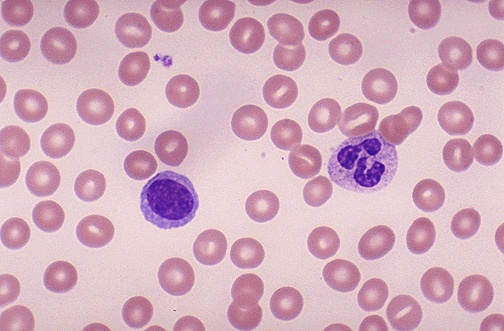
#> input picture images/cells.jpg, 504 x 331 px
$ jupyter execute --allow-errors lab5.ipynb   (shell and % lines are left out)
#> lines starting #> are read from the running program, lines starting #| are printed output that depends on the picture
# Lab 5 - Image Segmentation using Watershed

Ove laboratorijske vježbe se rješavaju u Google Colabu i spremaju na GitHub repozitorij koji je povezan na GitHub Classroom.

## Kako riješiti zadatke?

1. Prihvatite zadatak putem Google Classroom linka koji ćete dobiti. Google Classroom će kreirati repozitorij na vašem računu.
2. Uđite u novokreiran repozitorij na vašem računu i kliknite na **.ipynb** datoteku, zatim kliknite **Open in Colab**.
3. Zadatke rješavate u Google Colabu.

## Kako spremiti (predati) zadatke?

1. Unutar **Google Colaba** kliknite na **Open settings** kotačić u gornjem desnom kutu.
2. Kliknite na **GitHub** tab i odaberite kvačicu za **Access private repositories and organizations**.
3. Otvorit će se novi prozor da dodate pristup GitHubu. Kod **ferit-osirv** kliknite **Grant**.
4. Spremite i izađite iz postavki.

5. Kliknite na **File > Save a copy in GitHub**.
6. Odaberite kreiran repozitorij labosa **koji uključuje vaše ime**.

> *Napomena:* Korake 1-4 morate napraviti samo prvi put.

## Kopiranje datoteka iz GitHub repozitorija

Za izradu vježbi bit će vam potrebne slike i druge datoteke koje će se nalaziti u GitHub repozitoriju vježbe. Ovakva komanda će biti dostupna u notebooku svake vježbe. Ona će kopirati datoteke s GitHuba u Google Colab okruženje.

**Ovu komandu je potrebno pokrenuti prije nego što krenete raditi svaku vježbu.**

**Google Colab će povremeno obrisati sve datoteke.** Tako da će možda biti potrebno ponovno pokrenuti ovu komandu između dvije sesije. Ako dobivate greške da datoteke ne postoje, probajte ponovno pokrenuti gornju komandu.

## Introduction

Very simple segmentation methods like thresholding sometimes give good results, but as soon as we have more complex images, we need more complex algorithms. One problem that thresholding can't solve is to segment overlapping objects. In the cell image below, you'll notice a lot of the cells overlap and look like they are joined. To correctly segment them, we need an algorithm that is capable of separating overlapping objects. The watershed is a classical algorithm used for segmentation, that is, for separating different objects in an image.

In this lab, you'll implement a full watershed segmentation pipeline for segmenting blood cells from a microscope blood smear image (left).
Once you're done, you'll obtain an image similar to the one in the right.

[](https://www.linkpicture.com/view.php?img=LPic61b78a27ee5251872959539)

### Watershed segmentation

The term watershed refers to a ridge that divides areas drained by different river systems. A catchment basin is the geographical area draining into a river or reservoir.

Any grayscale image can be viewed as a topographic surface where high intensity denotes peaks and hills while low intensity denotes valleys. You start filling every isolated valleys (local minima) with different colored water (labels). As the water rises, depending on the peaks (gradients) nearby, water from different valleys, obviously with different colors will start to merge. To avoid that, you build barriers in the locations where water merges. You continue the work of filling water and building barriers until all the peaks are under water. Then the barriers you created gives you the segmentation result. This is the "philosophy" behind the watershed.

Lets observe this in the following example. Any greytone image can be considered as a topographic surface:

If we flood this surface from its minima and, if we prevent the merging of the waters coming from different sources, we partition the image into two different sets: the catchment basins and the watershed lines.

If we apply this transformation to the image gradient, the catchment basins should theoretically correspond to the homogeneous grey level regions of this image. However, in practice, this transform produces an important over-segmentation due to noise or local irregularities in the gradient image.

### Image preprocessing for watershed

#### Distance transform as preprocessing for watershed

To use watershed, you first need an image that you can treat as a smooth 3D topology map to pour water in. You can't use the original microscope image, instead, you need to convert it into a grayscale image where cells have light values and the background is black. To do this you'll use **distance transform**. Distance transform of a binary image (with pixel values 1 or 0) will give you an image where each pixel's value is the distance to its closest edge.

This way you transform a binary image into a smooth image where the distance to the edge is the "height" of the mountain.

#### Contrast Limited Adaptive Histogram Equalization (CLAHE)

Contrast Limited Adaptive Histogram Equalization or CLAHE is a technique for histogram equalization, improving the contrast of the image. Bright images have only light pixel values, while dark images have only dark pixel values. Histogram equalization stretches the histogram of an image so that its values span a broader range, making both dark and bright images have the same mean pixel value.

You'll use CLAHE as a preprocessing step for your algorithm. More info: https://docs.opencv.org/master/d5/daf/tutorial_py_histogram_equalization.html

#### Morphological operators for removing noise in images

Morphological operators take a binary image and a structuring element as input and combine them using a set operator (intersection, union, inclusion, complement). They process objects in the input image based on characteristics of its shape, which are encoded in the structuring element.

Usually, the structuring element is sized 3×3 and has its origin at the center pixel. It is shifted over the image and at each pixel of the image its elements are compared with the set of the underlying pixels. For the basic morphological operators the structuring element contains only foreground pixels (i.e. ones) and 'don't care's'. These operators, which are all a combination of erosion and dilation, are often used to select or suppress features of a certain shape, e.g. removing noise from images or selecting objects with a particular direction.
The more sophisticated operators take zeros as well as ones and 'don't care's' in the structuring element. The most general operator is the hit and miss, in fact, all the other morphological operators can be deduced from it. Its variations are often used to simplify the representation of objects in a binary image while preserving their structure, e.g. producing a skeleton of an object using skeletonization and tidying up the result using thinning.

The common morphological operations are:

*  Dilation - grow image regions
*  Erosion - shrinks image regions
*  Opening - structured removal of image region boundary pixels
*  Hit and miss transform - image pattern matching and marking
*  Thining - structured erosion using image pattern matching
*  Thickening - structured dilation using image pattern mathcinh
*  Skeletonization - finding skeletons of binary regions

You'll use morphological opening and dilation as a preprocessing step for your algorithm.
More info: https://docs.opencv.org/3.4/d9/d61/tutorial_py_morphological_ops.html

# Watershed Segmentation steps

So, to segment your image, here's what you'll do:

1. Convert the microscope image into grayscale.
2. Perform CLAHE on the grayscale image to accentuate cell edges.
3. Threshold the image so you get a binary image where cells are white and the background is black.
4. Use morphological operators to remove noise from that binary image.
5. Use distance transform on the binary image.
6. Threshold the distance transform to obtain markers.
7. Apply watershed with the obtained markers to get the final segmentation.

#Assignments

Your assignment is to fill in code in the three # TODO comments in the code.

1. Compare your saved images with the ones named <image>_example.png to make sure your code works.
2. Rename your result.png image into result_original.png. Then, comment out gray = clahe(gray).
3. Run the code again and compare the new result.png to your original one.
4. Add a comment at the bottom of main.py explaining what differences you see and why those differences are there.
5. Annotate your result image however you like (using any image editing tool) to show (a) one example of oversegmentation on the image and (b) one example of undersegmentation on the image.

[cell 1]
import numpy as np
import cv2 as cv
import matplotlib.pyplot as plt
import math
from google.colab.patches import cv2_imshow  #colab disabled cv2.imshow due to crashing
import random as rng

[cell 2]
# Load the source image
img = cv.imread('images/cells.jpg')
#> img is the input picture: shape (331, 504, 3); mean B, G, R 189.9, 173.4, 211.9
cv2_imshow(img)
# Convert image to grayscale
gray = cv.cvtColor(img,cv.COLOR_BGR2GRAY)
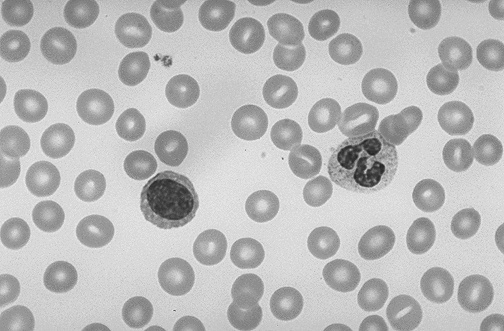
#> gray: shape (331, 504); min 35, max 238, mean 186.8
cv2_imshow(gray)
# Apply CLAHE
#gray = clahe(gray)
# OTSU threshold the image
#TODO:
#> (the rest of this cell did not finish here and is left out)
